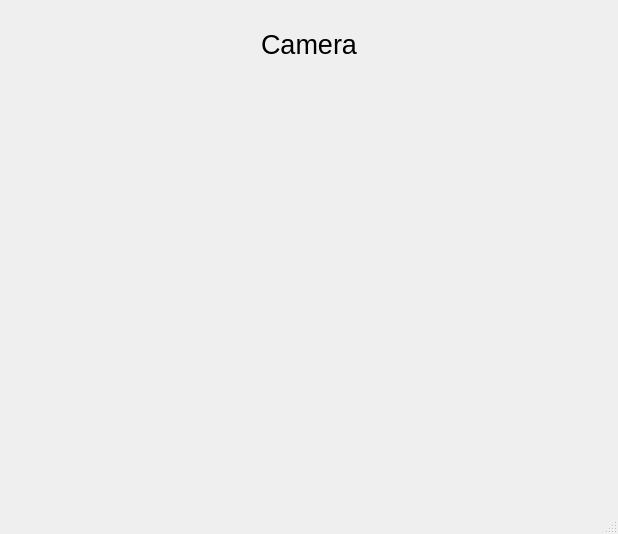
<?xml version="1.0" encoding="UTF-8"?>
<ui version="4.0">
 <class>MainWindow</class>
 <widget class="QMainWindow" name="MainWindow">
  <property name="geometry">
   <rect>
    <x>0</x>
    <y>0</y>
    <width>618</width>
    <height>534</height>
   </rect>
  </property>
  <property name="windowTitle">
   <string>MainWindow</string>
  </property>
  <widget class="QWidget" name="centralwidget">
   <layout class="QVBoxLayout" name="verticalLayout" stretch="1,6">
    <item>
     <widget class="QLabel" name="predict_label">
      <property name="font">
       <font>
        <pointsize>20</pointsize>
       </font>
      </property>
      <property name="text">
       <string>Camera</string>
      </property>
      <property name="alignment">
       <set>Qt::AlignCenter</set>
      </property>
     </widget>
    </item>
    <item>
     <widget class="QLabel" name="camera_label">
      <property name="text">
       <string/>
      </property>
     </widget>
    </item>
   </layout>
  </widget>
  <widget class="QMenuBar" name="menubar">
   <property name="geometry">
    <rect>
     <x>0</x>
     <y>0</y>
     <width>618</width>
     <height>22</height>
    </rect>
   </property>
  </widget>
  <widget class="QStatusBar" name="statusbar"/>
 </widget>
 <resources/>
 <connections/>
</ui>
